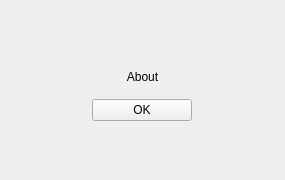
<?xml version="1.0" encoding="UTF-8"?>
<ui version="4.0">
 <class>About</class>
 <widget class="QWidget" name="About">
  <property name="geometry">
   <rect>
    <x>0</x>
    <y>0</y>
    <width>285</width>
    <height>180</height>
   </rect>
  </property>
  <property name="windowTitle">
   <string>About</string>
  </property>
  <layout class="QVBoxLayout" name="verticalLayout">
   <item>
    <spacer name="verticalSpacer">
     <property name="orientation">
      <enum>Qt::Vertical</enum>
     </property>
     <property name="sizeHint" stdset="0">
      <size>
       <width>20</width>
       <height>40</height>
      </size>
     </property>
    </spacer>
   </item>
   <item>
    <widget class="QLabel" name="lblIcon">
     <property name="sizePolicy">
      <sizepolicy hsizetype="Preferred" vsizetype="Fixed">
       <horstretch>0</horstretch>
       <verstretch>0</verstretch>
      </sizepolicy>
     </property>
     <property name="text">
      <string/>
     </property>
     <property name="pixmap">
      <pixmap resource="assets.qrc">:/assets/icon_64.png</pixmap>
     </property>
     <property name="alignment">
      <set>Qt::AlignCenter</set>
     </property>
    </widget>
   </item>
   <item>
    <widget class="QLabel" name="lblAbout">
     <property name="text">
      <string>About</string>
     </property>
     <property name="alignment">
      <set>Qt::AlignCenter</set>
     </property>
     <property name="wordWrap">
      <bool>true</bool>
     </property>
    </widget>
   </item>
   <item>
    <widget class="QWidget" name="widget" native="true">
     <layout class="QHBoxLayout" name="horizontalLayout">
      <item>
       <widget class="QPushButton" name="pbAboutOk">
        <property name="maximumSize">
         <size>
          <width>100</width>
          <height>16777215</height>
         </size>
        </property>
        <property name="text">
         <string>OK</string>
        </property>
       </widget>
      </item>
     </layout>
    </widget>
   </item>
   <item>
    <spacer name="verticalSpacer_2">
     <property name="orientation">
      <enum>Qt::Vertical</enum>
     </property>
     <property name="sizeHint" stdset="0">
      <size>
       <width>20</width>
       <height>40</height>
      </size>
     </property>
    </spacer>
   </item>
  </layout>
 </widget>
 <resources>
  <include location="assets.qrc"/>
 </resources>
 <connections/>
</ui>
